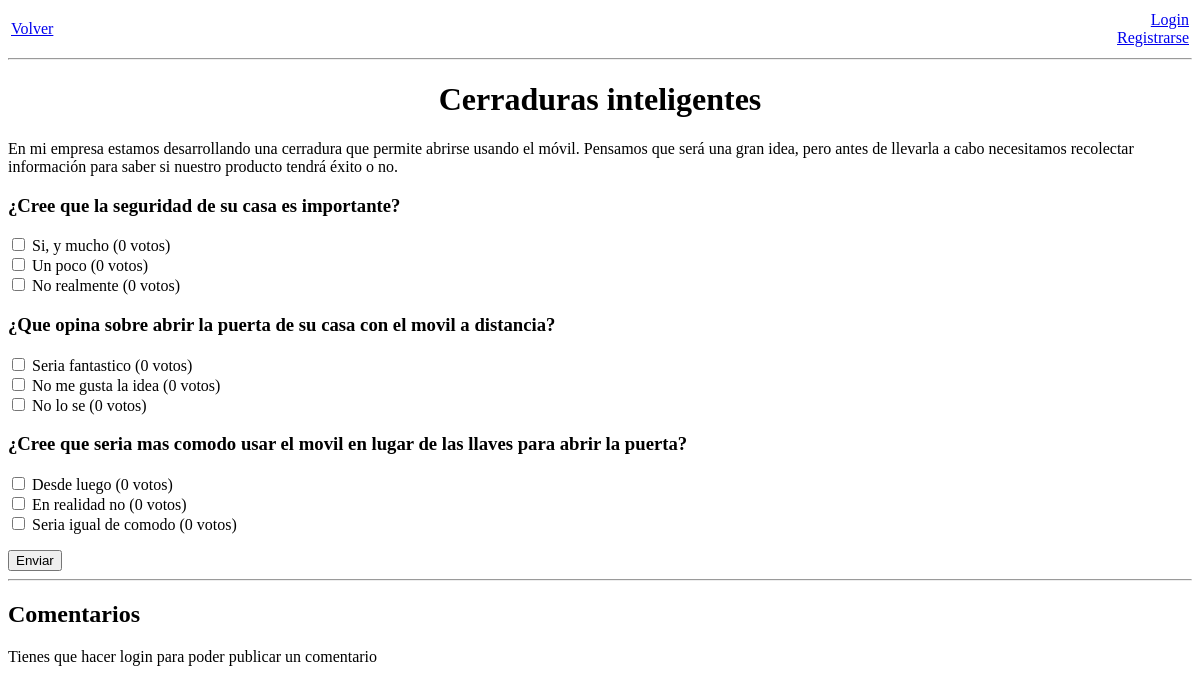
Screenshot of /encuestas/16/ with the database file from the repository.
### encuestasApp/models.py (models this page shows, shortened)
class Encuesta(models.Model):
	titulo = models.CharField(max_length=200)
	descripcion = models.CharField(max_length=1000)
	fechaPub = models.DateTimeField('fecha de publicacion')
	visitas = models.IntegerField(default=0)
	usuario = models.ForeignKey(Usuario, on_delete=models.CASCADE, null=False)

class Pregunta(models.Model):
	texto = models.CharField(max_length=200)
	encuesta = models.ForeignKey(Encuesta, on_delete=models.CASCADE, null=False)

class Respuesta(models.Model):
	texto = models.CharField(max_length=200)
	numVotos = models.IntegerField(default=0)
	pregunta = models.ForeignKey(Pregunta, on_delete=models.CASCADE, null=False)

### encuestasApp/views.py (the view, shortened to what this page needs)
# urls.py: path('encuestas/<int:idEncuesta>/', views.verEncuesta, name="encuestas"),
def verEncuesta(request, idEncuesta):
	if 'enviar' in request.POST:
		for respuestaId in request.POST.getlist('respuesta'):
			r = Respuesta.objects.get(pk=respuestaId)
			r.numVotos += 1
			r.save()
		return redirect('/')
	login = 'usuario' in request.session
	encuesta = Encuesta.objects.get(pk=idEncuesta)
	if 'publicar' not in request.POST:
		encuesta.visitas += 1
		encuesta.save()
	preguntas = encuesta.pregunta_set.all()
	listaPreguntas = []
	for pregunta in preguntas:
		p = {}
		p['id'] = pregunta.pk
		p['texto'] = pregunta.texto
		listaRespuestas = []
		for respuesta in pregunta.respuesta_set.all():
			r = {}
			r['id'] = respuesta.pk
			r['texto'] = respuesta.texto
			r['votos'] = respuesta.numVotos
			listaRespuestas.append(r)
		p['respuestas'] = listaRespuestas
		listaPreguntas.append(p)
	comentarios = Comentario.objects.filter(encuesta=encuesta).order_by('fechaPub')
	contexto = {
		'login':login,
		'encuesta':encuesta,
		'preguntas':listaPreguntas,
		'comentarios':comentarios
	}
	return render(request, 'encuestasApp/verEncuesta.html', contexto)

### encuestasApp/templates/encuestasApp/verEncuesta.html (shortened to what this page needs)
<html>
<head>
	{% load static %}
	<link rel="stylesheet" type="text/css" href="{% static 'encuestasApp/estilos.css' %}"></link>
</head>
<body>
	<table style="width: 100%">
		<tr>
			<td style="text-align: left"><a href="{% url 'encuestas2:index' %}">Volver</a></td>
			<td style="text-align: right">
				{% if login %}
				<a href="{% url 'encuestas2:misEncuestas' %}">Mis encuestas<a/><br/>
				<input type="submit" class="enlace" name="logout" value="Logout"/><br/>
				{% else %}
				<a href="{% url 'encuestas2:login' %}">Login</a><br/>
				<a href="{% url 'encuestas2:registrarse' %}">Registrarse</a>
				{% endif %}
			</td>
		</tr>
	</table>
	<hr/>
	<h1 style="text-align: center">{{encuesta.titulo}}</h1>
	<p>{{encuesta.descripcion}}</p>
	<form action="" method="post">
	{% for pregunta in preguntas %}
	<h3>{{pregunta.texto}}</h3>
	<p>
		{% for respuesta in pregunta.respuestas %}
		<input type="checkbox" name="respuesta" id="{{respuesta.id}}" value="{{respuesta.id}}"/>
		<label for="{{respuesta.id}}">{{respuesta.texto}} ({{respuesta.votos}} votos)</label><br/>
		{% endfor %}
	</p>
	{% endfor %}
	<input type="submit" name="enviar" value="Enviar"/>
	<hr/>
	<h2>Comentarios</h2>
	{% if login %}
		<textarea name="comentario" style="width:50%" placeholder="Comentario"></textarea><br/>
		<input type="submit" name="publicar" value="Enviar"/>
	{% else %}
	Tienes que hacer login para poder publicar un comentario
	{% endif %}
	</form>
</body>
</html>

### rows the page displays
Encuesta: titulo "Cerraduras inteligentes", descripcion "En mi empresa estamos desarrollando una cerradura que permite abrirse usando el móvil. Pensamos que será una gran idea, pero antes de llevarla a cabo necesitamos recolectar información para saber si nuestro producto tendrá éxito o no."
Pregunta: texto "¿Cree que la seguridad de su casa es importante?"
Respuesta: texto "Si, y mucho"
Respuesta: texto "Un poco"
Respuesta: texto "No realmente"
Pregunta: texto "¿Que opina sobre abrir la puerta de su casa con el movil a distancia?"
Respuesta: texto "Seria fantastico"
Respuesta: texto "No me gusta la idea"
Respuesta: texto "No lo se"
Pregunta: texto "¿Cree que seria mas comodo usar el movil en lugar de las llaves para abrir la puerta?"
Respuesta: texto "Desde luego"
Respuesta: texto "En realidad no"
Respuesta: texto "Seria igual de comodo"

### other values shown
{{ respuesta.votos }} "0" "0" "0" "0" "0" "0" "0" "0" "0"
